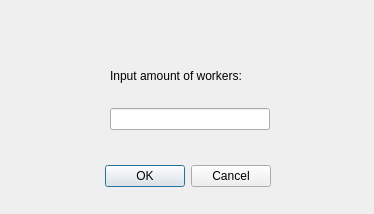
<?xml version="1.0" encoding="UTF-8"?>
<ui version="4.0">
 <class>InputIfDialog</class>
 <widget class="QDialog" name="InputIfDialog">
  <property name="geometry">
   <rect>
    <x>0</x>
    <y>0</y>
    <width>374</width>
    <height>214</height>
   </rect>
  </property>
  <property name="windowTitle">
   <string>Dialog</string>
  </property>
  <widget class="QDialogButtonBox" name="buttonBox">
   <property name="geometry">
    <rect>
     <x>30</x>
     <y>160</y>
     <width>241</width>
     <height>32</height>
    </rect>
   </property>
   <property name="orientation">
    <enum>Qt::Horizontal</enum>
   </property>
   <property name="standardButtons">
    <set>QDialogButtonBox::Cancel|QDialogButtonBox::Ok</set>
   </property>
  </widget>
  <widget class="QWidget" name="verticalLayoutWidget">
   <property name="geometry">
    <rect>
     <x>110</x>
     <y>50</y>
     <width>160</width>
     <height>80</height>
    </rect>
   </property>
   <layout class="QVBoxLayout" name="verticalLayout">
    <item>
     <widget class="QLabel" name="label">
      <property name="text">
       <string>Input amount of workers:</string>
      </property>
     </widget>
    </item>
    <item>
     <widget class="QLineEdit" name="workersEdit"/>
    </item>
   </layout>
  </widget>
 </widget>
 <resources/>
 <connections>
  <connection>
   <sender>buttonBox</sender>
   <signal>accepted()</signal>
   <receiver>InputIfDialog</receiver>
   <slot>accept()</slot>
   <hints>
    <hint type="sourcelabel">
     <x>248</x>
     <y>254</y>
    </hint>
    <hint type="destinationlabel">
     <x>157</x>
     <y>274</y>
    </hint>
   </hints>
  </connection>
  <connection>
   <sender>buttonBox</sender>
   <signal>rejected()</signal>
   <receiver>InputIfDialog</receiver>
   <slot>reject()</slot>
   <hints>
    <hint type="sourcelabel">
     <x>316</x>
     <y>260</y>
    </hint>
    <hint type="destinationlabel">
     <x>286</x>
     <y>274</y>
    </hint>
   </hints>
  </connection>
 </connections>
</ui>
